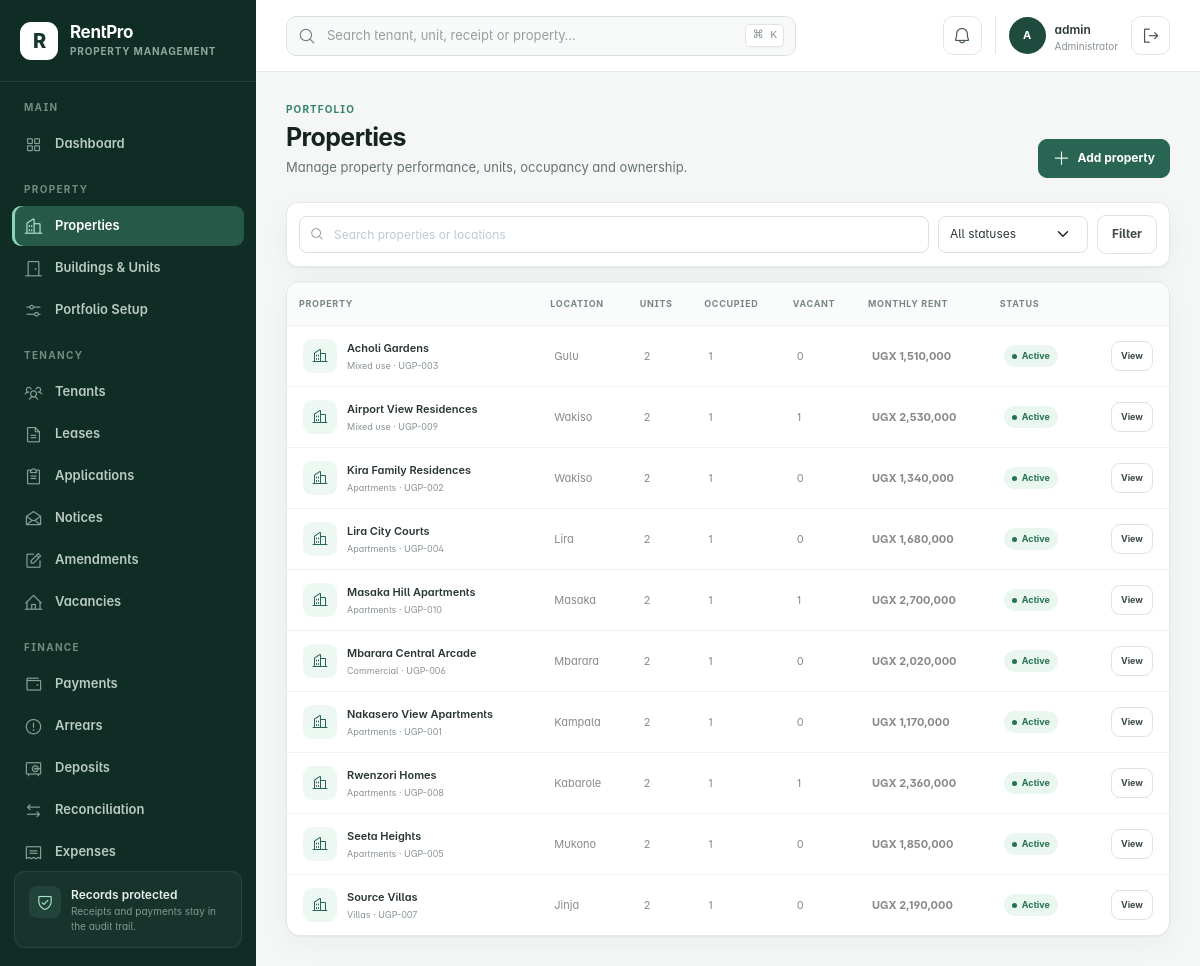
The app's page /properties/ (signed in) with its own data.
### rentalapp/models.py (models this page shows, shortened)
class TimeStampedModel(models.Model):
    created_at = models.DateTimeField(default=timezone.now, editable=False)
    updated_at = models.DateTimeField(auto_now=True)
    class Meta:
        abstract = True

class Property(TimeStampedModel):
    TYPE_CHOICES = (
        ("apartments", "Apartments"),
        ("commercial", "Commercial"),
        ("mixed_use", "Mixed use"),
        ("villas", "Villas"),
        ("other", "Other"),
    )
    STATUS_CHOICES = (("active", "Active"), ("inactive", "Inactive"))
    owner = models.ForeignKey(
        Landlord,
        on_delete=models.PROTECT,
        related_name="properties",
        null=True,
        blank=True,
    )
    name = models.CharField(max_length=100)
    code = models.CharField(max_length=20, unique=True, null=True, blank=True)
    address = models.TextField()
    district = models.CharField(max_length=80, blank=True)
    property_type = models.CharField(max_length=50, choices=TYPE_CHOICES, default="apartments")
    description = models.TextField(blank=True)
    total_units = models.PositiveIntegerField(default=0, help_text="Planned or declared unit count")
    status = models.CharField(max_length=20, choices=STATUS_CHOICES, default="active")
    class Meta:
        ordering = ("name",)
        verbose_name_plural = "properties"

### rentalapp/views.py (the view, shortened to what this page needs)
# urls.py: path("properties/", views.property_list, name="property_list"),
@post_login_required
def property_list(request):
    form = PropertyForm(request.POST or None)
    queryset = Property.objects.select_related("owner").prefetch_related("units")
    query = request.GET.get("q", "").strip()
    status = request.GET.get("status", "")
    if query:
        queryset = queryset.filter(Q(name__icontains=query) | Q(address__icontains=query) | Q(district__icontains=query))
    if status:
        queryset = queryset.filter(status=status)
    properties = list(queryset)
    for item in properties:
        item.display_units = len(item.units.all())
        item.display_occupied = sum(unit.status == Unit.Status.OCCUPIED for unit in item.units.all())
        item.display_vacant = sum(unit.status == Unit.Status.AVAILABLE for unit in item.units.all())
        item.display_rent = sum((unit.rent_amount for unit in item.units.all()), Decimal("0"))
    return render(request, "properties/list.html", {"properties": properties, "form": form, "query": query, "status": status})

### rentalapp/forms.py
class PropertyForm(StyledModelForm):
    class Meta:
        model = Property
        fields = (
            "name",
            "code",
            "owner",
            "property_type",
            "status",
            "address",
            "district",
            "total_units",
            "description",
        )
        widgets = {"description": forms.Textarea(attrs={"rows": 3})}

### rentalapp/context_processors.py (called while the page is built)
def workspace_context(request):
    notifications = Notification.objects.filter(is_read=False)
    if request.user.is_authenticated:
        notifications = notifications.filter(Q(user=request.user) | Q(user__isnull=True))
    else:
        notifications = notifications.filter(user__isnull=True)
    role = get_user_role(request.user)
    if role == "tenant":
        home_url = reverse("tenant_portal")
    elif role == "landlord":
        home_url = reverse("landlord_portal")
    elif role in STAFF_ROLES:
        home_url = reverse("dashboard")
    else:
        home_url = reverse("home")
    return {
        "workspace_notifications": notifications[:5],
        "workspace_notification_count": notifications.count(),
        "workspace_role": role,
        "workspace_home_url": home_url,
    }

### rentalapp/models.py (called while the page is built)
    def __str__(self):
        return self.full_name or (self.user.get_full_name() if self.user else "Unnamed owner")

### rentalapp/permissions.py (called while the page is built)
def get_user_role(user):
    if not getattr(user, "is_authenticated", False):
        return None
    if user.is_superuser:
        return UserProfile.Role.ADMINISTRATOR
    profile = getattr(user, "rental_profile", None)
    if not profile or not profile.is_active:
        return UserProfile.Role.VIEWER
    return profile.role

def user_has_role(user, roles):
    return get_user_role(user) in roles

def login_and_roles_required(*roles, write_only=False):
    def decorator(view):
        @wraps(view)
        def wrapped(request, *args, **kwargs):
            if not request.user.is_authenticated:
                return redirect_to_login(request.get_full_path())
            should_check = not write_only or request.method not in ("GET", "HEAD", "OPTIONS")
            if roles and should_check and not user_has_role(request.user, roles):
                raise PermissionDenied("Your role does not allow this action.")
            return view(request, *args, **kwargs)
        return wrapped
    return decorator

### rentalapp/templatetags/rental_tags.py (called while the page is built)
@register.filter
def initials(value):
    words = str(value or "R").split()
    return "".join(word[0] for word in words[:2]).upper()

### rentalapp/templates/properties/list.html (shortened to what this page needs)
{% extends 'base.html' %}{% load rental_tags %}
{% block content %}
<div class="page-header"><div><span class="eyebrow">Portfolio</span><h1>Properties</h1><p>Manage property performance, units, occupancy and ownership.</p></div><div class="page-actions"><button class="btn btn-primary" data-bs-toggle="modal" data-bs-target="#propertyModal"><i class="ph ph-plus"></i> Add property</button></div></div>
<div class="toolbar"><form method="get"><div class="toolbar-search"><i class="ph ph-magnifying-glass"></i><input class="form-control" name="q" value="{{ query }}" placeholder="Search properties or locations"></div><select class="form-select" name="status"><option value="">All statuses</option></select><button class="btn btn-light" type="submit">Filter</button></form></div>
<div class="data-card">
  <div class="table-responsive desktop-table"><table class="table"><thead><tr><th>Property</th><th>Location</th><th>Units</th><th>Occupied</th><th>Vacant</th><th>Monthly rent</th><th>Status</th><th></th></tr></thead><tbody>
  {% for item in properties %}<tr><td><div class="entity-cell"><span class="entity-icon"><i class="ph ph-buildings"></i></span><span><strong>{{ item.name }}</strong><small>{{ item.get_property_type_display }}{% if item.code %} · {{ item.code }}{% endif %}</small></span></div></td><td>{{ item.district|default:item.address|truncatechars:28 }}</td><td>{{ item.display_units }}</td><td>{{ item.display_occupied }}</td><td>{{ item.display_vacant }}</td><td class="money">{{ item.display_rent|ugx }}</td><td><span class="status-pill {{ item.status|status_class }}">{{ item.get_status_display }}</span></td><td><div class="row-actions"><a class="btn btn-light" href="{% url 'property_detail' item.pk %}">View</a></div></td></tr>
  {% empty %}<tr><td colspan="8"><div class="empty-state"><i class="ph ph-buildings"></i><strong>No properties found</strong><span>Add your first property to start building the portfolio.</span></div></td></tr>{% endfor %}</tbody></table></div>
</div>
{% endblock %}

### rentalapp/templates/base.html (shortened to what this page needs)
{% load static rental_tags %}
<!doctype html>
<html lang="en">
<head>
  <link rel="stylesheet" href="{% static 'assets/css/plugins/phosphor-icons.css' %}">
  <link rel="stylesheet" href="{% static 'assets/css/style.css' %}">
  <link rel="stylesheet" href="{% static 'assets/css/rentpro.css' %}">
</head>
<body>
  <div class="app-shell">
    <aside class="app-sidebar offcanvas-lg offcanvas-start" tabindex="-1" id="mainSidebar" aria-label="Primary navigation">
      <div class="sidebar-brand">
        <a href="{{ workspace_home_url }}" class="brand-mark" aria-label="RentPro home">R</a>
        <div><a href="{{ workspace_home_url }}" class="brand-name">RentPro</a><span>Property Management</span></div>
      </div>
      <nav class="sidebar-nav">
        {% if workspace_role == 'tenant' %}
        <div class="nav-group">
          <span class="nav-caption">Tenant portal</span>
          <a href="{% url 'tenant_portal' %}" class="nav-link active"><i class="ph ph-house-user"></i><span>My tenancy</span></a>
        </div>
        {% elif workspace_role == 'landlord' %}
        <div class="nav-group">
          <span class="nav-caption">Landlord portal</span>
          <a href="{% url 'landlord_portal' %}" class="nav-link active"><i class="ph ph-buildings"></i><span>My portfolio</span></a>
        </div>
        {% else %}
        <div class="nav-group">
          <span class="nav-caption">Main</span>
          <a href="{% url 'dashboard' %}" class="nav-link {% if request.resolver_match.url_name == 'dashboard' %}active{% endif %}"><i class="ph ph-squares-four"></i><span>Dashboard</span></a>
        </div>
        <div class="nav-group">
          <span class="nav-caption">Property</span>
          <a href="{% url 'property_list' %}" class="nav-link {% if 'property' in request.resolver_match.url_name %}active{% endif %}"><i class="ph ph-buildings"></i><span>Properties</span></a>
          <a href="{% url 'unit_list' %}" class="nav-link {% if 'unit' in request.resolver_match.url_name %}active{% endif %}"><i class="ph ph-door"></i><span>Buildings &amp; Units</span></a>
          <a href="{% url 'portfolio_setup' %}" class="nav-link {% if request.resolver_match.url_name == 'portfolio_setup' %}active{% endif %}"><i class="ph ph-sliders-horizontal"></i><span>Portfolio Setup</span></a>
        </div>
        <div class="nav-group">
          <span class="nav-caption">Tenancy</span>
          <a href="{% url 'tenant_list' %}" class="nav-link {% if 'tenant' in request.resolver_match.url_name %}active{% endif %}"><i class="ph ph-users-three"></i><span>Tenants</span></a>
          <a href="{% url 'lease_list' %}" class="nav-link {% if 'lease' in request.resolver_match.url_name %}active{% endif %}"><i class="ph ph-file-text"></i><span>Leases</span></a>
          <a href="{% url 'application_list' %}" class="nav-link {% if 'application' in request.resolver_match.url_name %}active{% endif %}"><i class="ph ph-clipboard-text"></i><span>Applications</span></a>
          <a href="{% url 'notice_list' %}" class="nav-link {% if request.resolver_match.url_name == 'notice_list' %}active{% endif %}"><i class="ph ph-envelope-open"></i><span>Notices</span></a>
          <a href="{% url 'amendment_list' %}" class="nav-link {% if 'amendment' in request.resolver_match.url_name %}active{% endif %}"><i class="ph ph-note-pencil"></i><span>Amendments</span></a>
          <a href="{% url 'unit_list' %}?status=available" class="nav-link"><i class="ph ph-house-line"></i><span>Vacancies</span></a>
        </div>
        <div class="nav-group">
          <span class="nav-caption">Finance</span>
          <a href="{% url 'payment_list' %}" class="nav-link "><i class="ph ph-wallet"></i><span>Payments</span></a>
          <a href="{% url 'arrears' %}" class="nav-link {% if request.resolver_match.url_name == 'arrears' %}active{% endif %}"><i class="ph ph-warning-circle"></i><span>Arrears</span></a>
          <a href="{% url 'deposit_list' %}" class="nav-link {% if request.resolver_match.url_name == 'deposit_list' %}active{% endif %}"><i class="ph ph-vault"></i><span>Deposits</span></a>
          <a href="{% url 'reconciliation_list' %}" class="nav-link {% if request.resolver_match.url_name == 'reconciliation_list' %}active{% endif %}"><i class="ph ph-arrows-left-right"></i><span>Reconciliation</span></a>
          <a href="{% url 'expense_list' %}" class="nav-link {% if request.resolver_match.url_name == 'expense_list' %}active{% endif %}"><i class="ph ph-receipt"></i><span>Expenses</span></a>
        </div>
        {% endif %}
      </nav>
      <div class="sidebar-help">
        <div class="help-icon"><i class="ph ph-shield-check"></i></div>
        <strong>Records protected</strong>
        <span>Receipts and payments stay in the audit trail.</span>
      </div>
    </aside>
    <div class="app-main">
      <header class="app-topbar">
        {% if workspace_role != 'tenant' and workspace_role != 'landlord' %}<form class="global-search" action="{% url 'global_search' %}" method="get" role="search">
          <i class="ph ph-magnifying-glass"></i>
          <input type="search" name="q" value="{{ request.GET.q|default:'' }}" placeholder="Search tenant, unit, receipt or property…" aria-label="Global search">
          <kbd>⌘ K</kbd>
        </form>{% endif %}
        <div class="topbar-actions">
          <div class="dropdown">
            <button class="icon-button notification-button" type="button" data-bs-toggle="dropdown" aria-expanded="false" aria-label="Notifications">
              <i class="ph ph-bell"></i>{% if workspace_notification_count %}<span>{{ workspace_notification_count }}</span>{% endif %}
            </button>
          </div>
          <div class="user-chip">
            <span class="avatar">{% if request.user.is_authenticated %}{{ request.user.get_full_name|default:request.user.username|initials }}{% else %}PM{% endif %}</span>
            <span class="d-none d-md-flex"><strong>{% if request.user.is_authenticated %}{{ request.user.get_full_name|default:request.user.username }}{% else %}Property Manager{% endif %}</strong><small>{{ workspace_role|default:'Operations'|title }}</small></span>
          </div>
          {% if request.user.is_authenticated %}<form method="post" action="{% url 'logout' %}">{% csrf_token %}<button class="icon-button" type="submit" title="Sign out"><i class="ph ph-sign-out"></i><span class="visually-hidden">Sign out</span></button></form>{% endif %}
        </div>
      </header>
      <main class="app-content">
        {% block content %}{% endblock %}
      </main>
    </div>
  </div>
</body>
</html>

### records on screen
Property: name "Acholi Gardens", property_type "Mixed use", code "UGP-003", district "Gulu", display_units "2", display_occupied "1", display_vacant "0", display_rent|ugx "UGX 1,510,000", status "Active"
Property: name "Airport View Residences", property_type "Mixed use", code "UGP-009", district "Wakiso", display_units "2", display_occupied "1", display_vacant "1", display_rent|ugx "UGX 2,530,000", status "Active"
Property: name "Kira Family Residences", property_type "Apartments", code "UGP-002", district "Wakiso", display_units "2", display_occupied "1", display_vacant "0", display_rent|ugx "UGX 1,340,000", status "Active"
Property: name "Lira City Courts", property_type "Apartments", code "UGP-004", district "Lira", display_units "2", display_occupied "1", display_vacant "0", display_rent|ugx "UGX 1,680,000", status "Active"
Property: name "Masaka Hill Apartments", property_type "Apartments", code "UGP-010", district "Masaka", display_units "2", display_occupied "1", display_vacant "1", display_rent|ugx "UGX 2,700,000", status "Active"
Property: name "Mbarara Central Arcade", property_type "Commercial", code "UGP-006", district "Mbarara", display_units "2", display_occupied "1", display_vacant "0", display_rent|ugx "UGX 2,020,000", status "Active"
Property: name "Nakasero View Apartments", property_type "Apartments", code "UGP-001", district "Kampala", display_units "2", display_occupied "1", display_vacant "0", display_rent|ugx "UGX 1,170,000", status "Active"
Property: name "Rwenzori Homes", property_type "Apartments", code "UGP-008", district "Kabarole", display_units "2", display_occupied "1", display_vacant "1", display_rent|ugx "UGX 2,360,000", status "Active"
Property: name "Seeta Heights", property_type "Apartments", code "UGP-005", district "Mukono", display_units "2", display_occupied "1", display_vacant "0", display_rent|ugx "UGX 1,850,000", status "Active"
Property: name "Source Villas", property_type "Villas", code "UGP-007", district "Jinja", display_units "2", display_occupied "1", display_vacant "0", display_rent|ugx "UGX 2,190,000", status "Active"

### other values on screen
{{ request.user.get_full_name|default:request.user.username|initials }} "A"
{{ request.user.get_full_name|default:request.user.username }} "admin"
{{ workspace_role|default:'Operations'|title }} "Administrator"
